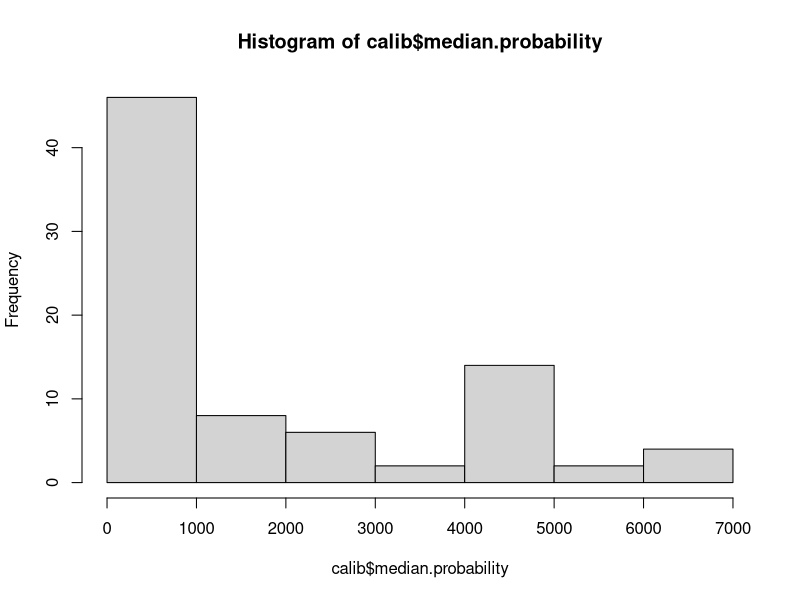

Here is the R script that generated this plot:
# plotting calibrated ages
setwd('/Users/katherinehayes/Desktop/Thesis/Data/')
calib <- read.csv('calout.csv')

hist(calib$median.probability)

  age_reversals <- read.csv('age_reversal.csv')
age_reversals
